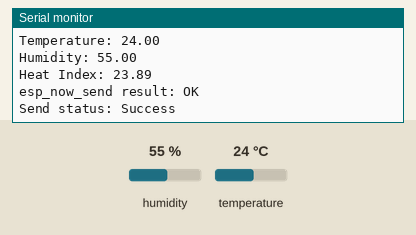
The sketch below on a simulated ESP32. Shown: the last lines printed to the serial monitor. The test bench sets the inputs (shaded band); at power-on: humidity 55 %, temperature 24 °C.

Above: at 3.2 s.
3.3 s: humidity set to 22 %
At 4.5 s:
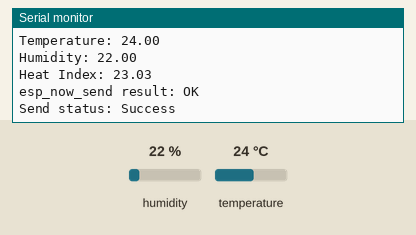
6.0 s: temperature set to 12 °C
At 7.4 s:
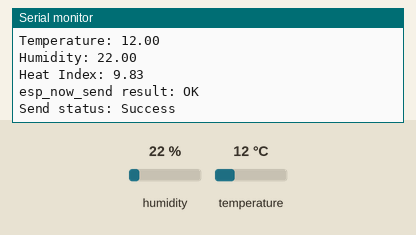
8.7 s: humidity set to 40 %
At 11.0 s:
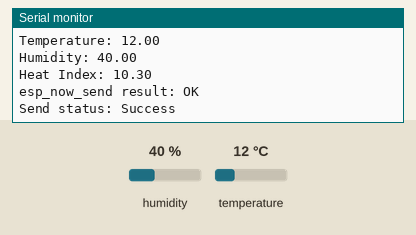
Timing chart, 0 to 12.5 s (numbered marks = the images above; inputs shaded):
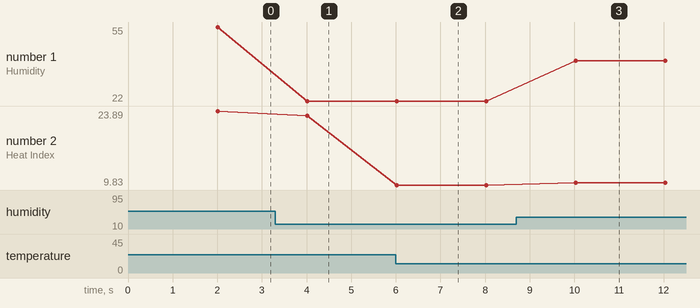

The sketch:

sensor_espnow_dht22_sender.ino
```cpp
#include <WiFi.h>
#include <esp_now.h>
#include <esp_wifi.h>
#include <DHT.h>

#define DHTPIN 4
#define DHTTYPE DHT22

DHT dht(DHTPIN, DHTTYPE);

uint8_t displayAddress[] = {0xD4, 0xE9, 0xF4, 0xAF, 0x7B, 0xF0};

typedef struct {
  float temperature;
  float humidity;
  float heatIndex;
} SensorData;

SensorData data;

void OnDataSent(const wifi_tx_info_t *tx_info, esp_now_send_status_t status) {
  Serial.print("Send status: ");
  Serial.println(status == ESP_NOW_SEND_SUCCESS ? "Success" : "Fail");
}

void setup() {
  Serial.begin(115200);
  delay(2000);

  Serial.println("SENSOR ESPNOW SENDER STARTING");

  dht.begin();

  WiFi.mode(WIFI_STA);
  WiFi.disconnect();
  WiFi.setSleep(false);
  esp_wifi_set_channel(1, WIFI_SECOND_CHAN_NONE);

  if (esp_now_init() != ESP_OK) {
    Serial.println("ESP-NOW init failed");
    return;
  }

  esp_now_register_send_cb(OnDataSent);

  esp_now_peer_info_t peerInfo = {};
  memcpy(peerInfo.peer_addr, displayAddress, 6);
  peerInfo.channel = 1;
  peerInfo.encrypt = false;

  if (esp_now_add_peer(&peerInfo) != ESP_OK) {
    Serial.println("Failed to add peer");
    return;
  }

  Serial.println("ESP-NOW sender ready");
}

void loop() {
  float t = dht.readTemperature();
  float h = dht.readHumidity();

  if (isnan(t) || isnan(h)) {
    Serial.println("Failed to read from DHT22");
    delay(2000);
    return;
  }

  float hi = dht.computeHeatIndex(t, h, false);

  data.temperature = t;
  data.humidity = h;
  data.heatIndex = hi;

  Serial.print("Temperature: ");
  Serial.println(data.temperature);
  Serial.print("Humidity: ");
  Serial.println(data.humidity);
  Serial.print("Heat Index: ");
  Serial.println(data.heatIndex);

  esp_err_t result = esp_now_send(displayAddress, (uint8_t *)&data, sizeof(data));

  Serial.print("esp_now_send result: ");
  Serial.println(result == ESP_OK ? "OK" : "ERROR");

  delay(2000);
}
```

Measured:
- after the input at 3.3 s, the serial monitor: prints a new line after 0.71 s (image 1)
- after the input at 6.0 s, the serial monitor: prints a new line at once (image 2)
- after the input at 8.7 s, the serial monitor: prints a new line after 1.3 s (image 3)
- plotted number 1: 55 → 22 after the input at 3.3 s, 22 → 40 after the input at 8.7 s
- plotted number 2: 23.89 → 23.03 after the input at 3.3 s, 23.03 → 9.83 after the input at 6.0 s, 9.83 → 10.3 after the input at 8.7 s
